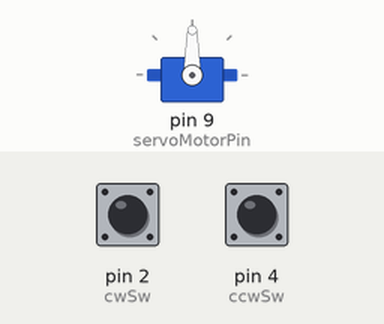
Simulated run of this sketch. Board: Arduino Uno, built with avr-gcc and run on an emulated ATmega328P. Parts: servo. Inputs (shaded band) come from the test bench; at power-on: pin 2 (cwSw) HIGH, pin 4 (ccwSw) HIGH.

Above: at 1.2 s.
1.3 s: pin 2 (cwSw) pulled LOW for 0.15 s
At 2.5 s:
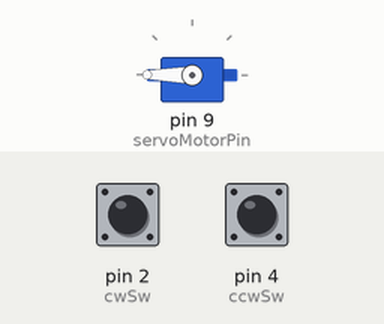
2.9 s: pin 4 (ccwSw) pulled LOW for 0.15 s
At 3.8 s:
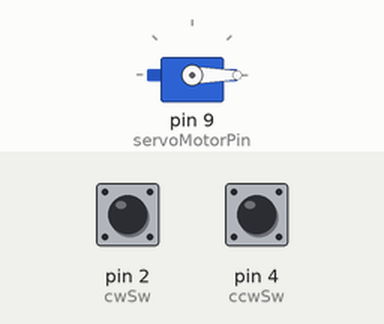
4.5 s: pin 2 (cwSw) pulled LOW for 1 s
At 5.1 s:
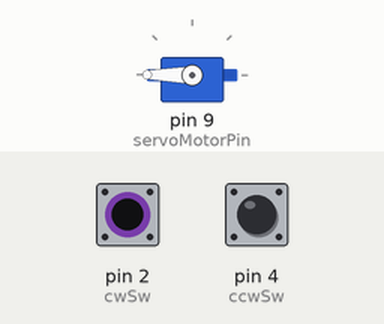
7.0 s: pin 4 (ccwSw) pulled LOW for 1 s
At 8.4 s:
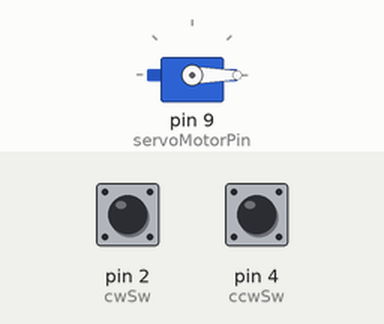
Timing chart, 0 to 10.0 s (numbered marks = the images above; inputs shaded):
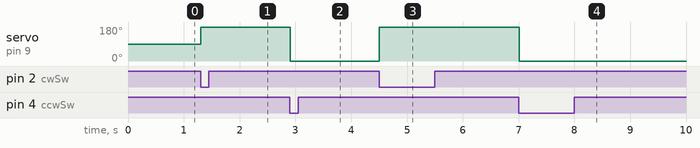

The sketch:

AR13_servo_motor.ino
```cpp
/*
 예제 7.2
 서보모터 구동
*/

// 서보모터 라이브러리 불러오기
#include <Servo.h>

// 서보모터 이름 설정
Servo motor1;

// 서보 모터 신호핀 설정
int servoMotorPin = 9;
const int cwSw = 2;
const int ccwSw = 4;
// 모터 각도 변수 설정
int motorAngle;
int motorAngleOld;
int cwAngle = 180;
int ccwAngle = 0;
void setup() {

  // 서보모터 설정. 0.6ms 부터 2.4ms 범위로 설정
  motor1.attach(servoMotorPin, 600, 2400);
pinMode(cwSw, INPUT_PULLUP);
  pinMode(ccwSw, INPUT_PULLUP);
  // 시리얼 통신 설정
  Serial.begin(9600);
}

void loop(){
 int cwInput = digitalRead(cwSw);
  int ccwInput = digitalRead(ccwSw);
  if(cwInput == LOW){
      motor1.write(cwAngle);
  }
  else if(ccwInput == LOW){
    motor1.write(ccwAngle);
  }


  // 이전각도와 현재 각도가 같지 않으면 시리얼 모니터에 각도를 출력한다.
  if(motorAngle != motorAngleOld){
    Serial.print("Servo Motor Angle is: ");
    Serial.println(motorAngle);
  }

  // 현재의 모터 각도를 저장한다.
  motorAngleOld = motorAngle;

  delay(20);

}
```

Measured:
- after the input at 1.3 s, servo on pin 9 (servoMotorPin): 90° → 180° at once
- after the input at 2.9 s, servo on pin 9 (servoMotorPin): 180° → 0° at once
- after the input at 4.5 s, servo on pin 9 (servoMotorPin): 0° → 180° at once
- after the input at 7.0 s, servo on pin 9 (servoMotorPin): 180° → 0° at once
